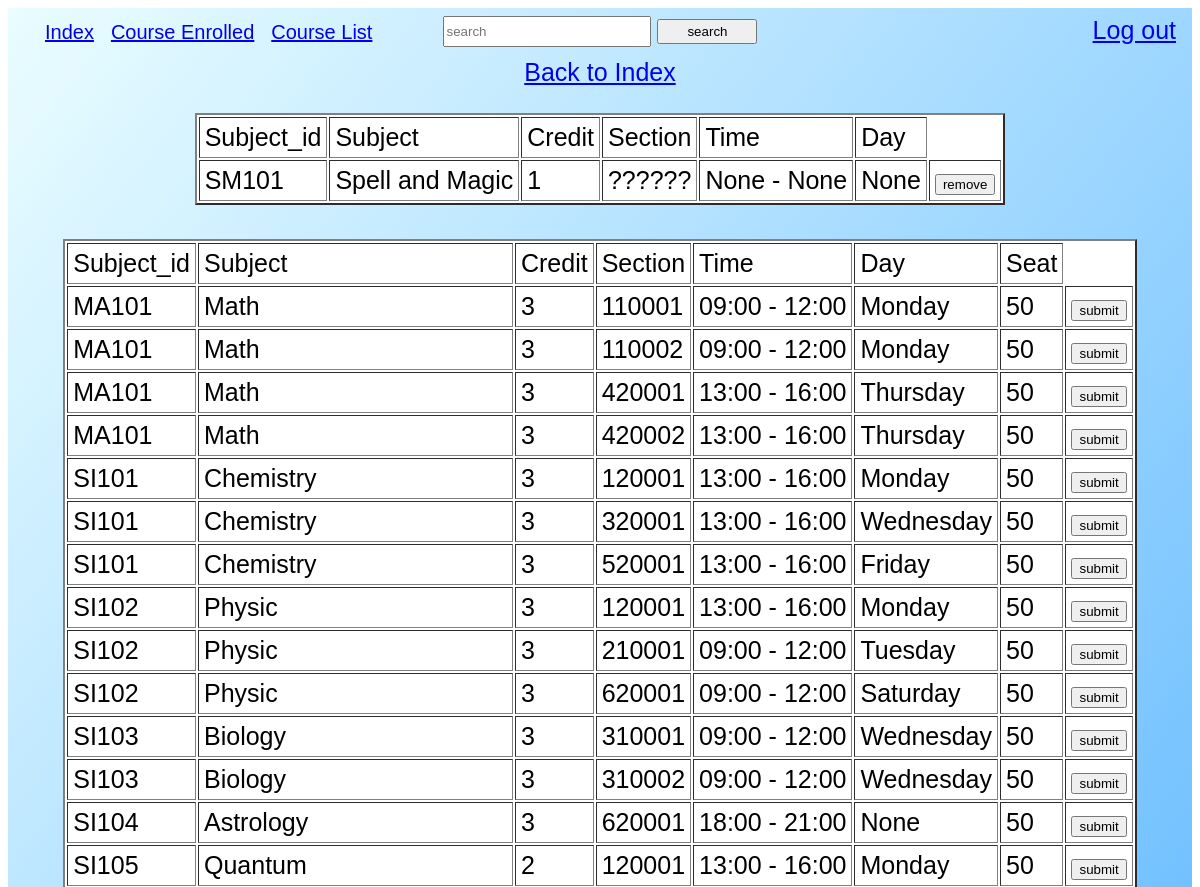
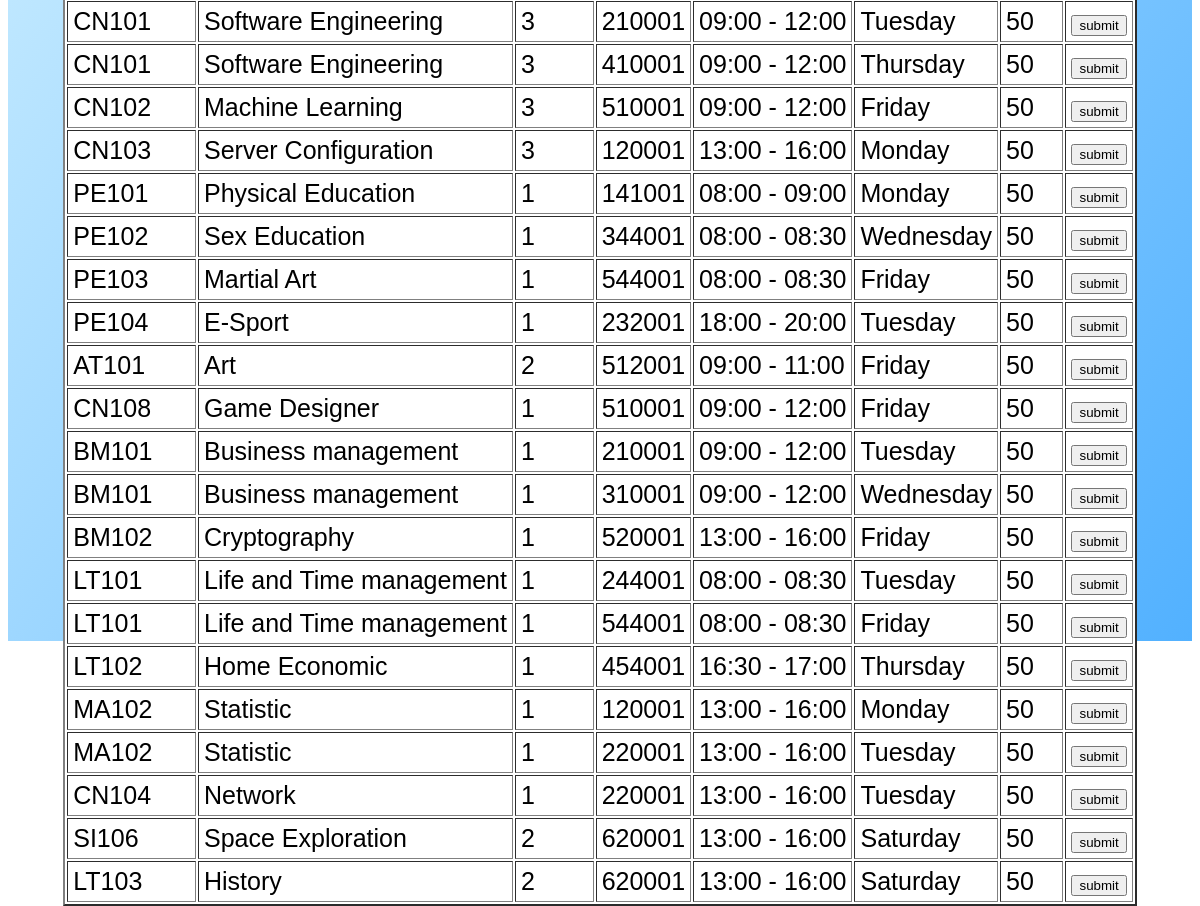
Screenshot of /users/register (signed in) with the database file from the repository (2 pictures, top to bottom).
### Course_reg/models.py (models this page shows, shortened)
class Date(models.Model):
    subject_id = models.ForeignKey(Course, on_delete=models.CASCADE)
    section = models.CharField(max_length=50)
    start_time = models.CharField(max_length=50)
    end_time = models.CharField(max_length=50)
    day = models.CharField(max_length=50)
    room = models.CharField(max_length=50)
    seat = models.IntegerField()

class Course(models.Model):
    subject = models.CharField(max_length=50)
    subject_id = models.CharField(max_length=50)
    credit = models.IntegerField()

### users/views.py (the view)
# urls.py: path('register', Uviews.register_view, name='register'),
def register_view(request):
    enroll = Student.objects.get(name__username=request.user).course_enroll
    if request.method == "POST":
        searched = str(request.POST['searched']).upper()
        date = Date.objects.filter(subject_id__subject_id__contains=searched)
        if searched == 'SM':
            date = date.order_by('subject_id')
        else:
            date = date.exclude(subject_id__subject_id__contains='SM').order_by('subject_id')
    else:
        searched = None
        date = Date.objects.exclude(subject_id__subject_id__contains='SM')
    if enroll.filter(subject_id__in=date.values_list('subject_id')) != None:
        date = date.exclude(subject_id__in=enroll.all().values_list('subject_id'))
    if enroll.filter(section__in=date.values_list('section')) != None:
        date = date.exclude(section__in=enroll.all().values_list('section'))
    if enroll.filter(start_time__in=date.values_list('start_time')) != None:
        date = date.exclude(section__in=enroll.all().values_list('start_time'))
    return render(request, 'users/register.html',{
        'searched' : searched,
        'Dates' : date,
        'Enroll' : enroll
    })

### users/templates/users/register.html (shortened to what this page needs)
{% extends 'users/layout.html' %}
{% block body %}
<div class = "body">
    <div class = "gillfont" style = "bottom : 5px ; position:relative;">
        <form action="{% url 'register' %}" method="post">
            <input type="text" name="searched" placeholder="search" style = "width : 200px ; height : 25px; top : 10px ; position:relative;">
            <input type="submit" value="search" style = "width : 100px ; height : 25px; top : 10px ; position:relative;">
        </form>
    </div>
    <p>
        <a href="{% url 'index' %}" class = "gillfont indexpos" >Back to Index</a>
    </p>
    <div class = "gillfont" style = "position:relative; top : 10px">
        {% if Enroll.count != 0 %}
            <table border = "2" cellpadding = "5" cellspacing = "2" style = "background-color : #FFFFFF">
                <td>Subject_id</td>
                <td>Subject</td>
                <td>Credit</td>
                <td>Section</td>
                <td>Time</td>
                <td>Day</td>
                {% for enroll in Enroll.all %}
                <tr>
                    <td>{{ enroll.subject_id.subject_id }}</td>
                    <td>{{ enroll.subject_id.subject }}</td>
                    <td>{{ enroll.subject_id.credit }}</td>
                    <td>{{ enroll.section }}</td>
                    <td>{{ enroll.start_time }} - {{ enroll.end_time }}</td>
                    <td>{{ enroll.day }}</td>
                    <td><form action="{% url 'del_enroll' %}" method="post">
                        <button name="subject_id" value="{{ enroll.subject_id.subject_id }}" type="Delete">remove</option>
                    </form></td>
                </tr>
                {% endfor %}
            </table>
        {% endif %}
    </div>
    <div class = "gillfont" style = "position:relative; top : 10px">
        {% if Dates %}
            <table border = "2" cellpadding = "5" cellspacing = "2" style = "background-color : #FFFFFF">
                <td>Subject_id</td>
                <td>Subject</td>
                <td>Credit</td>
                <td>Section</td>
                <td>Time</td>
                <td>Day</td>
                <td>Seat</td>
                {% for Date in Dates %}
                <tr>
                    <td>{{ Date.subject_id.subject_id }}</td>
                    <td>{{ Date.subject_id.subject }}</td>
                    <td>{{ Date.subject_id.credit }}</td>
                    <td>{{ Date.section }}</td>
                    <td>{{ Date.start_time }} - {{ Date.end_time }}</td>
                    <td>{{ Date.day }}</td>
                    <td>{{ Date.seat }}</td>
                    {% if Date.seat != 0 %}
                    <td><form action="{% url 'enroll' %}" method="post">
                        <button name="subject_id" value="{{ Date.subject_id.subject_id }}" type="Submit">submit</option>
                    </form></td>
                    {% endif %}
                </tr>
                {% endfor %}
            </table>
        {% else %}
            <h1>No Course<h1>
        {% endif %}
    </div>
{% endblock %}

### users/templates/users/layout.html (style rules this page uses)
.gillfont { font-size : 25px; font-family: 'Trebuchet MS', sans-serif; }
.body { background-size: cover; background-image: linear-gradient(to bottom right, #EAFDFF, #52B1FF); height : 110%; }

### users/templates/users/register.html (style rules this page uses)
.gillfont { font-size : 25px; font-family: 'Trebuchet MS', sans-serif; }
.body { background-size: cover; background-image: linear-gradient(to bottom right, #EAFDFF, #52B1FF); height : 190vh; }
.indexpos { text-align:left; vertical-align:top; top: 0vh; left -5vh; width: 200px; }

### rows the page displays
Date: subject_id.subject_id "SM101", subject_id.subject "Spell and Magic", subject_id.credit "1", section "??????", start_time "None", end_time "None", day "None"
Date: subject_id.subject_id "MA101", subject_id.subject "Math", subject_id.credit "3", section "110001", start_time "09:00", end_time "12:00", day "Monday", seat "50"
Date: subject_id.subject_id "MA101", subject_id.subject "Math", subject_id.credit "3", section "110002", start_time "09:00", end_time "12:00", day "Monday", seat "50"
Date: subject_id.subject_id "MA101", subject_id.subject "Math", subject_id.credit "3", section "420001", start_time "13:00", end_time "16:00", day "Thursday", seat "50"
Date: subject_id.subject_id "MA101", subject_id.subject "Math", subject_id.credit "3", section "420002", start_time "13:00", end_time "16:00", day "Thursday", seat "50"
Date: subject_id.subject_id "SI101", subject_id.subject "Chemistry", subject_id.credit "3", section "120001", start_time "13:00", end_time "16:00", day "Monday", seat "50"
Date: subject_id.subject_id "SI101", subject_id.subject "Chemistry", subject_id.credit "3", section "320001", start_time "13:00", end_time "16:00", day "Wednesday", seat "50"
Date: subject_id.subject_id "SI101", subject_id.subject "Chemistry", subject_id.credit "3", section "520001", start_time "13:00", end_time "16:00", day "Friday", seat "50"
Date: subject_id.subject_id "SI102", subject_id.subject "Physic", subject_id.credit "3", section "120001", start_time "13:00", end_time "16:00", day "Monday", seat "50"
Date: subject_id.subject_id "SI102", subject_id.subject "Physic", subject_id.credit "3", section "210001", start_time "09:00", end_time "12:00", day "Tuesday", seat "50"
Date: subject_id.subject_id "SI102", subject_id.subject "Physic", subject_id.credit "3", section "620001", start_time "09:00", end_time "12:00", day "Saturday", seat "50"
Date: subject_id.subject_id "SI103", subject_id.subject "Biology", subject_id.credit "3", section "310001", start_time "09:00", end_time "12:00", day "Wednesday", seat "50"
Date: subject_id.subject_id "SI103", subject_id.subject "Biology", subject_id.credit "3", section "310002", start_time "09:00", end_time "12:00", day "Wednesday", seat "50"
Date: subject_id.subject_id "SI104", subject_id.subject "Astrology", subject_id.credit "3", section "620001", start_time "18:00", end_time "21:00", day "None", seat "50"
Date: subject_id.subject_id "SI105", subject_id.subject "Quantum", subject_id.credit "2", section "120001", start_time "13:00", end_time "16:00", day "Monday", seat "50"
Date: subject_id.subject_id "CN101", subject_id.subject "Software Engineering", subject_id.credit "3", section "210001", start_time "09:00", end_time "12:00", day "Tuesday", seat "50"
Date: subject_id.subject_id "CN101", subject_id.subject "Software Engineering", subject_id.credit "3", section "410001", start_time "09:00", end_time "12:00", day "Thursday", seat "50"
Date: subject_id.subject_id "CN102", subject_id.subject "Machine Learning", subject_id.credit "3", section "510001", start_time "09:00", end_time "12:00", day "Friday", seat "50"
Date: subject_id.subject_id "CN103", subject_id.subject "Server Configuration", subject_id.credit "3", section "120001", start_time "13:00", end_time "16:00", day "Monday", seat "50"
Date: subject_id.subject_id "PE101", subject_id.subject "Physical Education", subject_id.credit "1", section "141001", start_time "08:00", end_time "09:00", day "Monday", seat "50"
Date: subject_id.subject_id "PE102", subject_id.subject "Sex Education", subject_id.credit "1", section "344001", start_time "08:00", end_time "08:30", day "Wednesday", seat "50"
Date: subject_id.subject_id "PE103", subject_id.subject "Martial Art", subject_id.credit "1", section "544001", start_time "08:00", end_time "08:30", day "Friday", seat "50"
Date: subject_id.subject_id "PE104", subject_id.subject "E-Sport", subject_id.credit "1", section "232001", start_time "18:00", end_time "20:00", day "Tuesday", seat "50"
Date: subject_id.subject_id "AT101", subject_id.subject "Art", subject_id.credit "2", section "512001", start_time "09:00", end_time "11:00", day "Friday", seat "50"
Date: subject_id.subject_id "CN108", subject_id.subject "Game Designer", subject_id.credit "1", section "510001", start_time "09:00", end_time "12:00", day "Friday", seat "50"
Date: subject_id.subject_id "BM101", subject_id.subject "Business management", subject_id.credit "1", section "210001", start_time "09:00", end_time "12:00", day "Tuesday", seat "50"
Date: subject_id.subject_id "BM101", subject_id.subject "Business management", subject_id.credit "1", section "310001", start_time "09:00", end_time "12:00", day "Wednesday", seat "50"
Date: subject_id.subject_id "BM102", subject_id.subject "Cryptography", subject_id.credit "1", section "520001", start_time "13:00", end_time "16:00", day "Friday", seat "50"
Date: subject_id.subject_id "LT101", subject_id.subject "Life and Time management", subject_id.credit "1", section "244001", start_time "08:00", end_time "08:30", day "Tuesday", seat "50"
Date: subject_id.subject_id "LT101", subject_id.subject "Life and Time management", subject_id.credit "1", section "544001", start_time "08:00", end_time "08:30", day "Friday", seat "50"
Date: subject_id.subject_id "LT102", subject_id.subject "Home Economic", subject_id.credit "1", section "454001", start_time "16:30", end_time "17:00", day "Thursday", seat "50"
Date: subject_id.subject_id "MA102", subject_id.subject "Statistic", subject_id.credit "1", section "120001", start_time "13:00", end_time "16:00", day "Monday", seat "50"
Date: subject_id.subject_id "MA102", subject_id.subject "Statistic", subject_id.credit "1", section "220001", start_time "13:00", end_time "16:00", day "Tuesday", seat "50"
Date: subject_id.subject_id "CN104", subject_id.subject "Network", subject_id.credit "1", section "220001", start_time "13:00", end_time "16:00", day "Tuesday", seat "50"
Date: subject_id.subject_id "SI106", subject_id.subject "Space Exploration", subject_id.credit "2", section "620001", start_time "13:00", end_time "16:00", day "Saturday", seat "50"
Date: subject_id.subject_id "LT103", subject_id.subject "History", subject_id.credit "2", section "620001", start_time "13:00", end_time "16:00", day "Saturday", seat "50"
